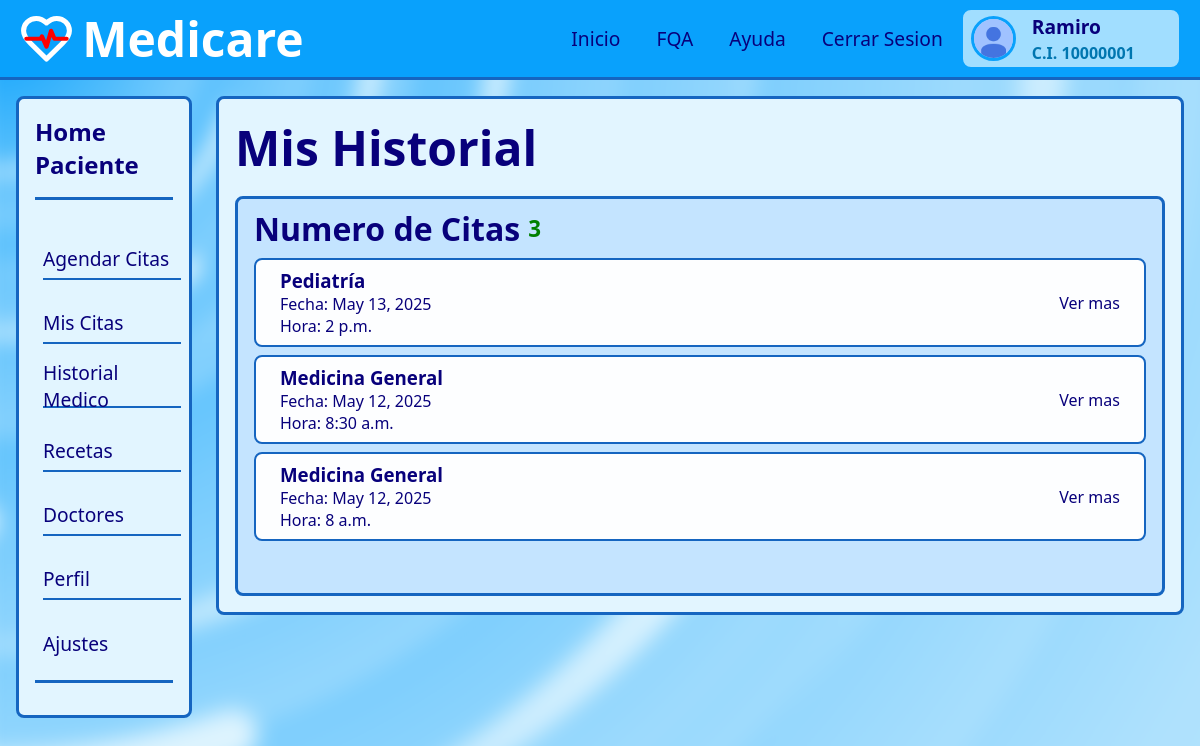
/historial/ (signed in), run on an earlier commit of the app's database.
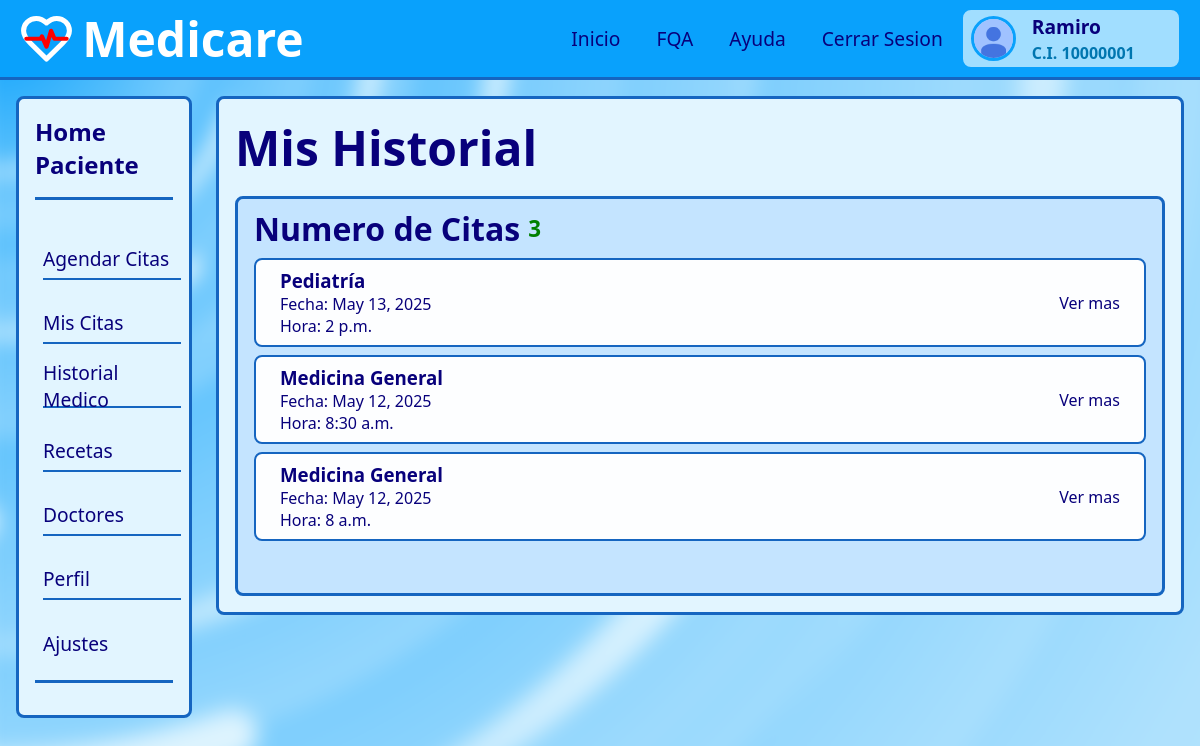
And on a later commit of the database.
### apps/citasMedicas/models.py (models this page shows, shortened)
class Cita(models.Model):
    especialidad = models.ForeignKey(Especialidad, on_delete=models.CASCADE, related_name='citas', null=True)
    doctor = models.ForeignKey(Doctor, on_delete=models.CASCADE, related_name='citas')
    paciente = models.ForeignKey(User, on_delete=models.CASCADE, related_name='citas')
    bloque = models.OneToOneField(BloqueHorario, on_delete=models.CASCADE, null=True, related_name='cita')
    motivo = models.TextField(max_length=2000)
    estado = models.CharField(max_length=20, choices=[
        ('pendiente', 'Pendiente'),
        ('confirmada', 'Confirmada'),
        ('cancelada', 'Cancelada')
    ], default='pendiente')

class Doctor(models.Model):
    user = models.OneToOneField(User, on_delete=models.CASCADE, related_name='doctor')
    especialidad = models.ForeignKey(Especialidad, on_delete=models.CASCADE, related_name='doctores')
    consultorio = models.CharField(max_length=100)

class Especialidad(models.Model):
    nombre = models.CharField(max_length=100)
    descripcion = models.TextField(max_length=2000, blank=True, null=True)
    def __str__(self):
        return self.nombre

class BloqueHorario(models.Model):
    doctor = models.ForeignKey(Doctor, on_delete=models.CASCADE, related_name='bloques_horarios')
    jornada = models.ForeignKey(JornadaDiaria, on_delete=models.CASCADE)
    fecha = models.DateField()
    hora_inicio = models.TimeField()
    hora_fin = models.TimeField()
    disponible = models.BooleanField(default=True)

### apps/citasMedicas/views.py (the view)
# urls.py: path('historial/', citasMedicas_views.historial, name='historial'),
@login_required
def historial(request):
    citas = Cita.objects.filter(paciente=request.user).order_by('-id')
    return render(request, 'historial.html', {
        'citas': citas,
        'nCitas' : citas.count()
    })

### apps/users/models.py (called while the page is built)
    def __str__(self):
        return self.cedula_ti

### templates/historial.html (shortened to what this page needs)
{% extends "layouts/dashboard_paciente.html" %}
{% load static %}
{% block head %}
<link rel="stylesheet" href="{% static 'static/css/citas.css' %}">
{% endblock head %}
{% block content %}
<main>
    <h1>Mis Historial</h1>
    <div class="container">
        <section id="citas-medicaspendientes">
            <div class="section-title">
                <h2>Numero de Citas</h2>
                <p>{{nCitas}}</p>
            </div>
            {% for cita in citas %}
                {% if cita.estado == "pendiente" %}
                    <div class="cita-pendiente cita">
                        <div id="info-cita-cont">
                            <h3>{{cita.doctor.especialidad}}</h3>
                            <p>Fecha: {{cita.bloque.fecha}}</p>
                            <p>Hora: {{cita.bloque.hora_inicio}}</p>
                        </div>
                        <div id="redirect-cita-cont">
                            <a href="{% url 'cita_detalles' cita.id %}">Ver mas</a>
                        </div>
                    </div>
                {% elif cita.estado == "cancelada" %}
                    <div class="cita-cancelada cita">
                        <div id="info-cita-cont">
                            <h3>{{cita.doctor.especialidad}}</h3>
                            <p>Fecha: {{cita.bloque.fecha}}</p>
                            <p>Hora: {{cita.bloque.hora_inicio}}</p>
                        </div>
                        <div id="redirect-cita-cont">
                            <a href="{% url 'cita_detalles' cita.id %}">Ver mas</a>
                        </div>
                    </div>
                {% endif %}
            {% endfor %}
        </section>
    </div>
</main>
{% endblock content %}

What changed in the data, as far as the page shows it:
changed Cita (number 2 of 3 on the later page): estado "pendiente" → "cancelada" (drawn)
changed Cita (number 3 of 3 on the later page): estado "pendiente" → "cancelada" (drawn)
